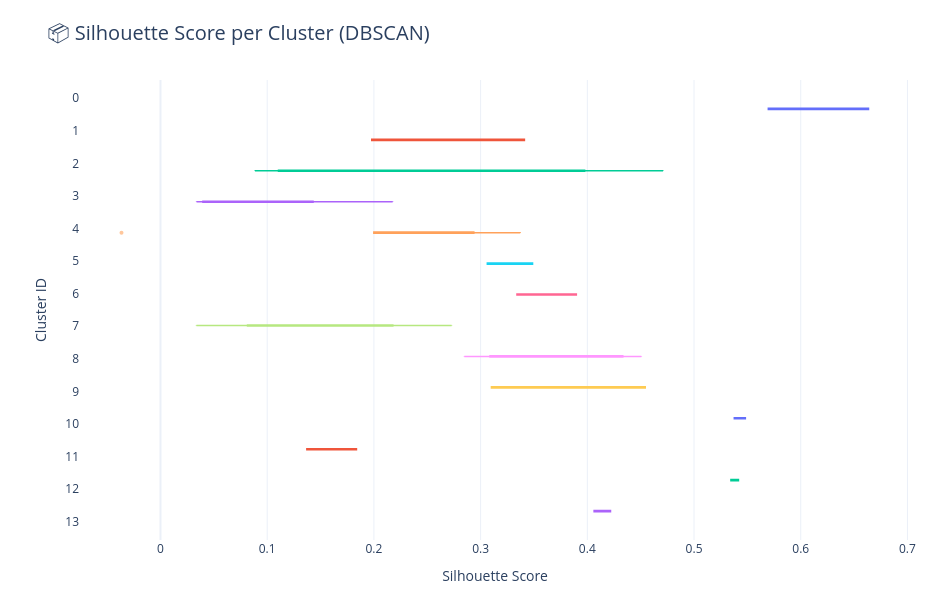

Write notebook code for a chart like this one.
### Code cell
df_box = silhouette_df.copy()
df_box["Cluster"] = df_box["Cluster"].astype(str)

# ✅ Plot ด้วย Plotly Express
fig = px.box(
    df_box,
    y="Cluster",  # แนวนอน (Cluster เป็นแกน Y)
    x="Silhouette Score",
    color="Cluster",
    points="outliers",  # แสดง outliers ชัดเจน
    title="📦 Silhouette Score per Cluster (DBSCAN)",
    template="plotly_white",
)

fig.update_layout(
    yaxis_title="Cluster ID",
    xaxis_title="Silhouette Score",
    title_font_size=20,
    width=950,
    height=600,
    boxmode="group",
    margin=dict(t=80, b=60, l=80, r=40),
    showlegend=False
)

fig.update_traces(marker=dict(size=4, opacity=0.6), line=dict(width=1.5))

fig.show()

### Figure 1 — Plotly figure (JSON) as saved in the notebook; plotly's stock layout.template omitted (floating-point values rounded to 4 significant figures)
{"data": [{"alignmentgroup": "True", "boxpoints": "outliers", "hovertemplate": "Cluster=%{y}<br>Silhouette Score=%{x}<extra></extra>", "legendgroup": "0", "line": {"width": 1.5}, "marker": {"color": "#636efa", "opacity": 0.6, "size": 4}, "name": "0", "notched": false, "offsetgroup": "0", "orientation": "h", "showlegend": true, "type": "box", "x": [0.6635, 0.5696], "x0": " ", "xaxis": "x", "y": ["0", "0"], "y0": " ", "yaxis": "y"}, {"alignmentgroup": "True", "boxpoints": "outliers", "hovertemplate": "Cluster=%{y}<br>Silhouette Score=%{x}<extra></extra>", "legendgroup": "1", "line": {"width": 1.5}, "marker": {"color": "#EF553B", "opacity": 0.6, "size": 4}, "name": "1", "notched": false, "offsetgroup": "1", "orientation": "h", "showlegend": true, "type": "box", "x": [0.198, 0.341], "x0": " ", "xaxis": "x", "y": ["1", "1"], "y0": " ", "yaxis": "y"}, {"alignmentgroup": "True", "boxpoints": "outliers", "hovertemplate": "Cluster=%{y}<br>Silhouette Score=%{x}<extra></extra>", "legendgroup": "2", "line": {"width": 1.5}, "marker": {"color": "#00cc96", "opacity": 0.6, "size": 4}, "name": "2", "notched": false, "offsetgroup": "2", "orientation": "h", "showlegend": true, "type": "box", "x": [0.08852, 0.1769, 0.471], "x0": " ", "xaxis": "x", "y": ["2", "2", "2"], "y0": " ", "yaxis": "y"}, {"alignmentgroup": "True", "boxpoints": "outliers", "hovertemplate": "Cluster=%{y}<br>Silhouette Score=%{x}<extra></extra>", "legendgroup": "3", "line": {"width": 1.5}, "marker": {"color": "#ab63fa", "opacity": 0.6, "size": 4}, "name": "3", "notched": false, "offsetgroup": "3", "orientation": "h", "showlegend": true, "type": "box", "x": [0.2176, 0.1181, 0.04178, 0.07057, 0.03379], "x0": " ", "xaxis": "x", "y": ["3", "3", "3", "3", "3"], "y0": " ", "yaxis": "y"}, {"alignmentgroup": "True", "boxpoints": "outliers", "hovertemplate": "Cluster=%{y}<br>Silhouette Score=%{x}<extra></extra>", "legendgroup": "4", "line": {"width": 1.5}, "marker": {"color": "#FFA15A", "opacity": 0.6, "size": 4}, "name": "4", "notched": false, "offsetgroup": "4", "orientation": "h", "showlegend": true, "type": "box", "x": [0.2899, 0.2936, 0.2639, 0.1999, 0.3372, -0.03653], "x0": " ", "xaxis": "x", "y": ["4", "4", "4", "4", "4", "4"], "y0": " ", "yaxis": "y"}, {"alignmentgroup": "True", "boxpoints": "outliers", "hovertemplate": "Cluster=%{y}<br>Silhouette Score=%{x}<extra></extra>", "legendgroup": "5", "line": {"width": 1.5}, "marker": {"color": "#19d3f3", "opacity": 0.6, "size": 4}, "name": "5", "notched": false, "offsetgroup": "5", "orientation": "h", "showlegend": true, "type": "box", "x": [0.3063, 0.3487], "x0": " ", "xaxis": "x", "y": ["5", "5"], "y0": " ", "yaxis": "y"}, {"alignmentgroup": "True", "boxpoints": "outliers", "hovertemplate": "Cluster=%{y}<br>Silhouette Score=%{x}<extra></extra>", "legendgroup": "6", "line": {"width": 1.5}, "marker": {"color": "#FF6692", "opacity": 0.6, "size": 4}, "name": "6", "notched": false, "offsetgroup": "6", "orientation": "h", "showlegend": true, "type": "box", "x": [0.3897, 0.3341], "x0": " ", "xaxis": "x", "y": ["6", "6"], "y0": " ", "yaxis": "y"}, {"alignmentgroup": "True", "boxpoints": "outliers", "hovertemplate": "Cluster=%{y}<br>Silhouette Score=%{x}<extra></extra>", "legendgroup": "7", "line": {"width": 1.5}, "marker": {"color": "#B6E880", "opacity": 0.6, "size": 4}, "name": "7", "notched": false, "offsetgroup": "7", "orientation": "h", "showlegend": true, "type": "box", "x": [0.223, 0.2728, 0.07057, 0.117, 0.03366, 0.1146, 0.2018], "x0": " ", "xaxis": "x", "y": ["7", "7", "7", "7", "7", "7", "7"], "y0": " ", "yaxis": "y"}, {"alignmentgroup": "True", "boxpoints": "outliers", "hovertemplate": "Cluster=%{y}<br>Silhouette Score=%{x}<extra></extra>", "legendgroup": "8", "line": {"width": 1.5}, "marker": {"color": "#FF97FF", "opacity": 0.6, "size": 4}, "name": "8", "notched": false, "offsetgroup": "8", "orientation": "h", "showlegend": true, "type": "box", "x": [0.4506, 0.381, 0.2847], "x0": " ", "xaxis": "x", "y": ["8", "8", "8"], "y0": " ", "yaxis": "y"}, {"alignmentgroup": "True", "boxpoints": "outliers", "hovertemplate": "Cluster=%{y}<br>Silhouette Score=%{x}<extra></extra>", "legendgroup": "9", "line": {"width": 1.5}, "marker": {"color": "#FECB52", "opacity": 0.6, "size": 4}, "name": "9", "notched": false, "offsetgroup": "9", "orientation": "h", "showlegend": true, "type": "box", "x": [0.4543, 0.3101], "x0": " ", "xaxis": "x", "y": ["9", "9"], "y0": " ", "yaxis": "y"}, {"alignmentgroup": "True", "boxpoints": "outliers", "hovertemplate": "Cluster=%{y}<br>Silhouette Score=%{x}<extra></extra>", "legendgroup": "10", "line": {"width": 1.5}, "marker": {"color": "#636efa", "opacity": 0.6, "size": 4}, "name": "10", "notched": false, "offsetgroup": "10", "orientation": "h", "showlegend": true, "type": "box", "x": [0.5377, 0.5481], "x0": " ", "xaxis": "x", "y": ["10", "10"], "y0": " ", "yaxis": "y"}, {"alignmentgroup": "True", "boxpoints": "outliers", "hovertemplate": "Cluster=%{y}<br>Silhouette Score=%{x}<extra></extra>", "legendgroup": "11", "line": {"width": 1.5}, "marker": {"color": "#EF553B", "opacity": 0.6, "size": 4}, "name": "11", "notched": false, "offsetgroup": "11", "orientation": "h", "showlegend": true, "type": "box", "x": [0.1836, 0.1372], "x0": " ", "xaxis": "x", "y": ["11", "11"], "y0": " ", "yaxis": "y"}, {"alignmentgroup": "True", "boxpoints": "outliers", "hovertemplate": "Cluster=%{y}<br>Silhouette Score=%{x}<extra></extra>", "legendgroup": "12", "line": {"width": 1.5}, "marker": {"color": "#00cc96", "opacity": 0.6, "size": 4}, "name": "12", "notched": false, "offsetgroup": "12", "orientation": "h", "showlegend": true, "type": "box", "x": [0.5416, 0.5346], "x0": " ", "xaxis": "x", "y": ["12", "12"], "y0": " ", "yaxis": "y"}, {"alignmentgroup": "True", "boxpoints": "outliers", "hovertemplate": "Cluster=%{y}<br>Silhouette Score=%{x}<extra></extra>", "legendgroup": "13", "line": {"width": 1.5}, "marker": {"color": "#ab63fa", "opacity": 0.6, "size": 4}, "name": "13", "notched": false, "offsetgroup": "13", "orientation": "h", "showlegend": true, "type": "box", "x": [0.4217, 0.4064], "x0": " ", "xaxis": "x", "y": ["13", "13"], "y0": " ", "yaxis": "y"}], "layout": {"boxmode": "group", "height": 600, "legend": {"title": {"text": "Cluster"}, "tracegroupgap": 0}, "margin": {"b": 60, "l": 80, "r": 40, "t": 80}, "showlegend": false, "title": {"font": {"size": 20}, "text": "📦 Silhouette Score per Cluster (DBSCAN)"}, "width": 950, "xaxis": {"anchor": "y", "domain": [0, 1], "title": {"text": "Silhouette Score"}}, "yaxis": {"anchor": "x", "categoryarray": ["13", "12", "11", "10", "9", "8", "7", "6", "5", "4", "3", "2", "1", "0"], "categoryorder": "array", "domain": [0, 1], "title": {"text": "Cluster ID"}}}}
